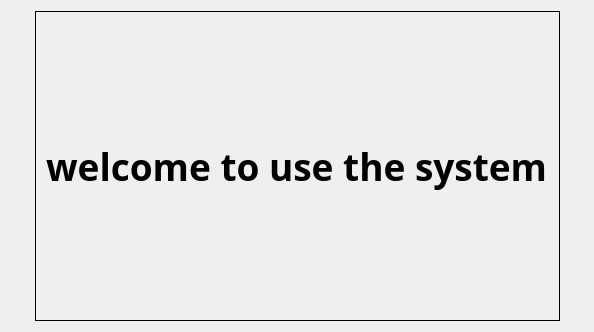
<?xml version="1.0" encoding="UTF-8"?>
<ui version="4.0">
 <class>DefaultPageWidget</class>
 <widget class="QWidget" name="DefaultPageWidget">
  <property name="geometry">
   <rect>
    <x>0</x>
    <y>0</y>
    <width>594</width>
    <height>332</height>
   </rect>
  </property>
  <property name="windowTitle">
   <string>DefaultPageWidget</string>
  </property>
  <layout class="QHBoxLayout" name="horizontalLayout">
   <item>
    <spacer name="horizontalSpacer">
     <property name="orientation">
      <enum>Qt::Horizontal</enum>
     </property>
     <property name="sizeHint" stdset="0">
      <size>
       <width>124</width>
       <height>20</height>
      </size>
     </property>
    </spacer>
   </item>
   <item>
    <widget class="QLabel" name="welcome_label">
     <property name="font">
      <font>
       <family>Aharoni</family>
       <pointsize>28</pointsize>
       <weight>75</weight>
       <bold>true</bold>
      </font>
     </property>
     <property name="frameShape">
      <enum>QFrame::Box</enum>
     </property>
     <property name="text">
      <string>welcome to use the system</string>
     </property>
    </widget>
   </item>
   <item>
    <spacer name="horizontalSpacer_2">
     <property name="orientation">
      <enum>Qt::Horizontal</enum>
     </property>
     <property name="sizeHint" stdset="0">
      <size>
       <width>123</width>
       <height>20</height>
      </size>
     </property>
    </spacer>
   </item>
  </layout>
 </widget>
 <layoutdefault spacing="6" margin="11"/>
 <resources/>
 <connections/>
</ui>
